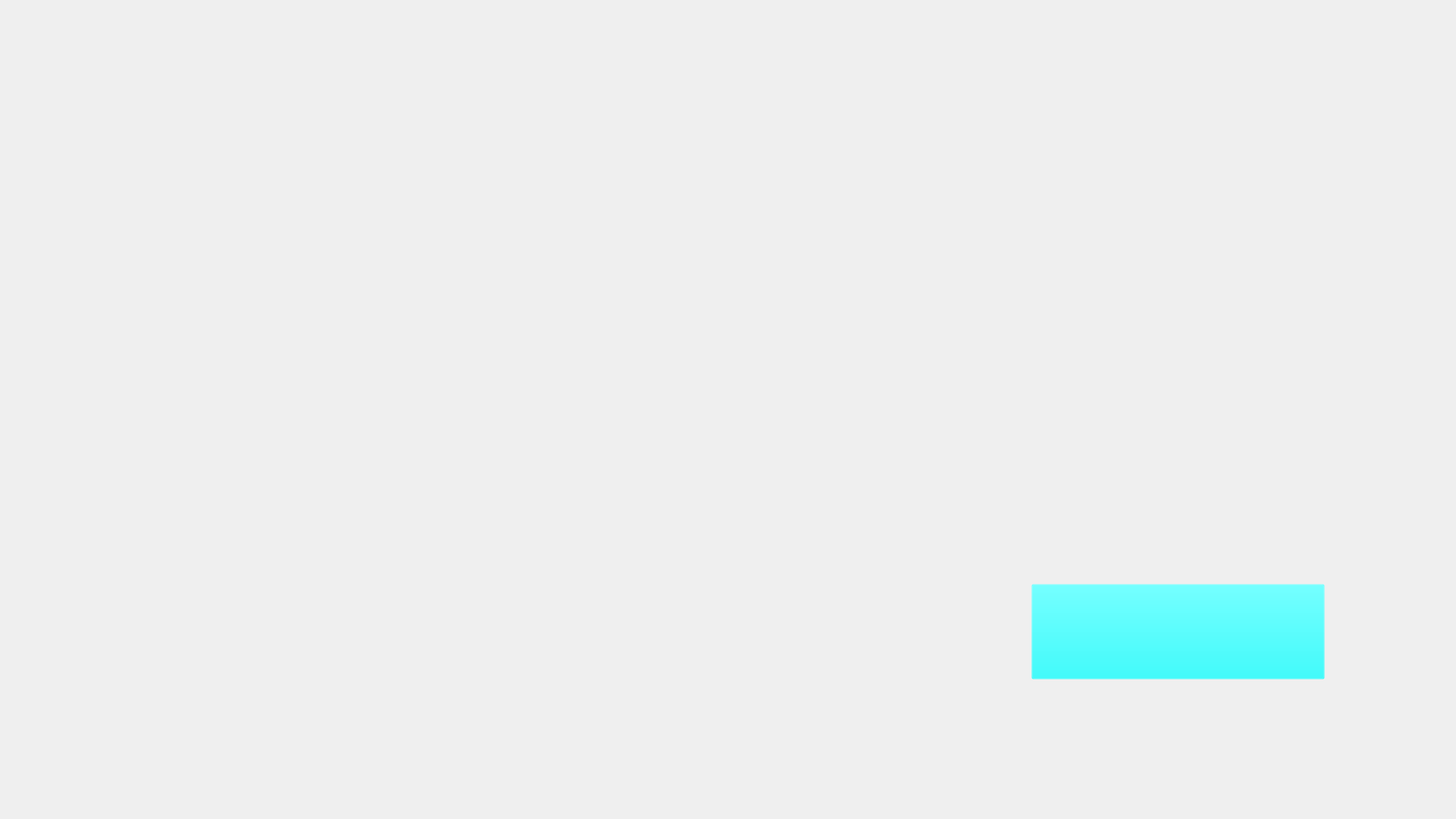
<?xml version="1.0" encoding="UTF-8"?>
<ui version="4.0">
 <class>MainWindow</class>
 <widget class="QMainWindow" name="MainWindow">
  <property name="geometry">
   <rect>
    <x>0</x>
    <y>0</y>
    <width>1920</width>
    <height>1080</height>
   </rect>
  </property>
  <property name="minimumSize">
   <size>
    <width>1920</width>
    <height>1080</height>
   </size>
  </property>
  <property name="maximumSize">
   <size>
    <width>1920</width>
    <height>1080</height>
   </size>
  </property>
  <property name="windowTitle">
   <string>MainWindow</string>
  </property>
  <widget class="QWidget" name="centralwidget">
   <property name="styleSheet">
    <string notr="true">background-image: url(:/newPrefix/album_bg.png);</string>
   </property>
   <widget class="QPushButton" name="pushButton">
    <property name="geometry">
     <rect>
      <x>1360</x>
      <y>770</y>
      <width>387</width>
      <height>126</height>
     </rect>
    </property>
    <property name="styleSheet">
     <string notr="true">QPushButton {
    background-color: rgba(0, 255, 255, 0);
	background-image: url(:/newPrefix/album_button.png);
}
QPushButton:pressed {
    background-color: rgba(0, 255, 255, 0);
	background-image: url(:/newPrefix/album_buttonPressed.png);
}</string>
    </property>
    <property name="text">
     <string/>
    </property>
   </widget>
   <widget class="QLabel" name="qr">
    <property name="geometry">
     <rect>
      <x>780</x>
      <y>480</y>
      <width>381</width>
      <height>371</height>
     </rect>
    </property>
    <property name="styleSheet">
     <string notr="true">background-image: url(:/newPrefix/transparent.png);</string>
    </property>
    <property name="text">
     <string/>
    </property>
   </widget>
  </widget>
 </widget>
 <resources>
  <include location="res.qrc"/>
 </resources>
 <connections/>
 <buttongroups>
  <buttongroup name="buttonGroup"/>
 </buttongroups>
</ui>
